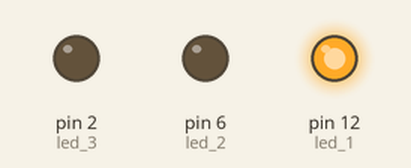
A sketch run on a simulated Arduino Uno, built with avr-gcc and run on an emulated ATmega328P. Parts: output pins drawn as LEDs (lit = HIGH).

Above: at 1.0 s.
At 5.0 s:
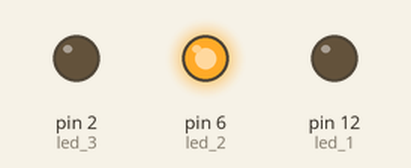
At 9.0 s:
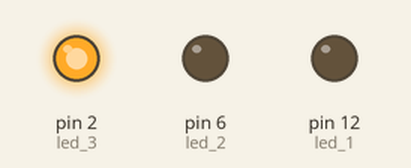
At 11.0 s:
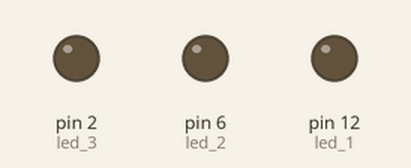
Timing chart, 0 to 15.6 s (numbered marks = the images above):
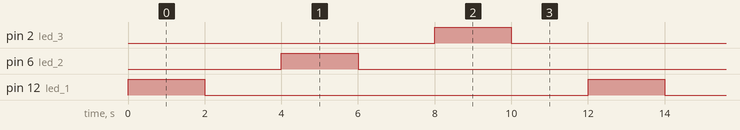

Measured:
- by itself, pin 2 (led_3), pin 6 (led_2), pin 12 (led_1): alternates HIGH for 2.0 s and LOW for 10.0 s
- by itself, everything shown: repeats every 12.0 s, in 6 steps

The sketch:

semaforo.ino
```cpp
int led_1 = 12;
int led_2 = 6;
int led_3 = 2;

void setup() {
  pinMode(led_1, OUTPUT);
  pinMode(led_2, OUTPUT);
  pinMode(led_3, OUTPUT);
}

void loop() {
  digitalWrite(led_1, HIGH);
  delay(2000);
  digitalWrite(led_1, LOW);
  delay(2000);
  digitalWrite(led_2, HIGH);
  delay(2000);
  digitalWrite(led_2, LOW);
  delay(2000);
  digitalWrite(led_3, HIGH);
  delay(2000);
  digitalWrite(led_3, LOW);
  delay(2000);
}
```
